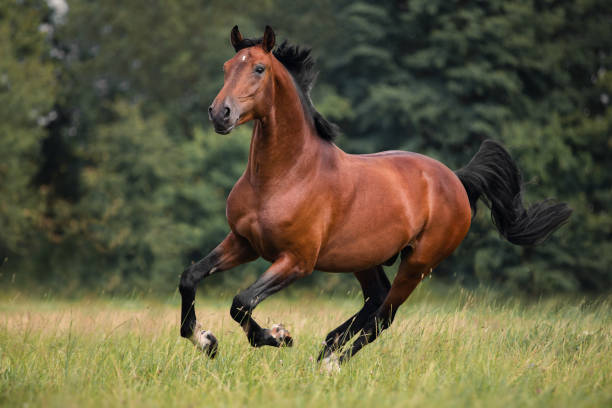
#> input picture NumPy/SVD/Approximation/horse.jpg, 612 x 408 px
$ python task.py
#> lines starting #> are read from the running program, lines starting #| are printed output that depends on the picture
from numpy import linalg
import numpy as np
import matplotlib.pyplot as plt

img = plt.imread('horse.jpg')
#> img is the input picture: shape (408, 612, 3); mean R, G, B 96, 90.6, 62.9

img_rescaled = img / 255

img_gray = img_rescaled @ [0.2126, 0.7152, 0.0722]
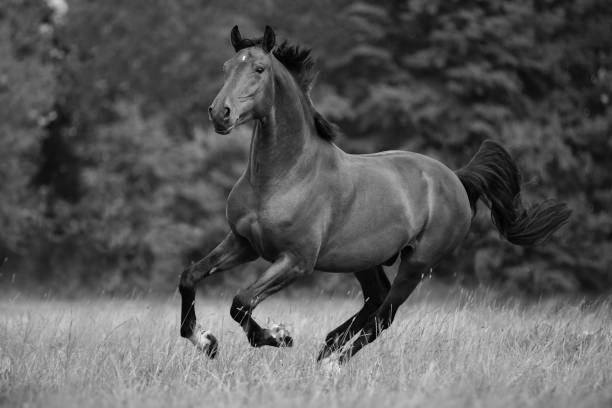
#> img_gray: shape (408, 612) float64; min 0, max 0.974, mean 0.352

U, s, Vt = linalg.svd(img_gray)
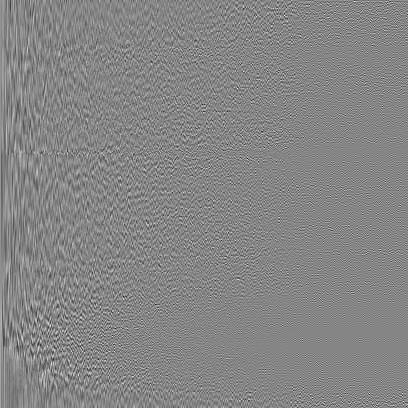
#> U: shape (408, 408) float64; min -0.339, max 0.308, mean 0.000124; drawn with min black and max white
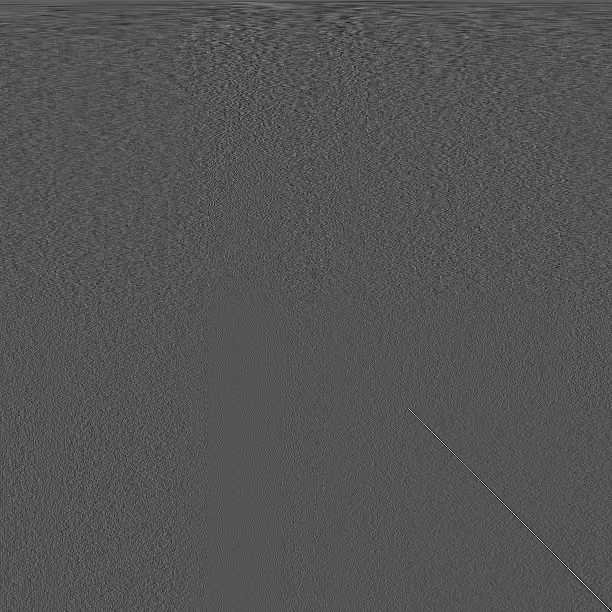
#> Vt: shape (612, 612) float64; min -0.267, max 0.542, mean 6.79e-05; drawn with min black and max white
#> s = 408 values, max 192 at index 0, min 0.00963 at index 407, mean 1.47

Sigma = np.zeros((U.shape[1], Vt.shape[0]))
np.fill_diagonal(Sigma, s)

k = 20
approx = U @ Sigma[:, :k] @ Vt[:k, :]
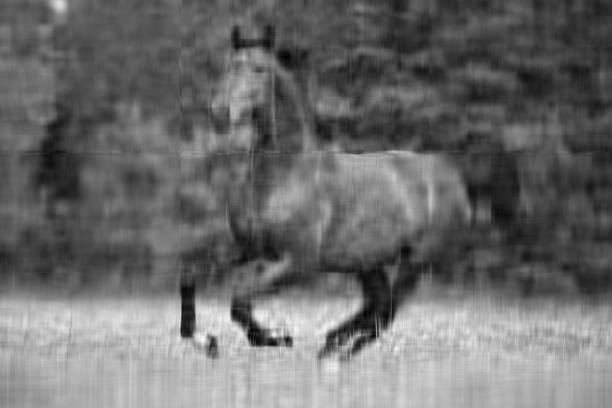
#> approx: shape (408, 612) float64; min -0.0416, max 0.885, mean 0.352; drawn with min black and max white

if __name__ == '__main__':
    plt.imshow(approx, cmap="gray")
    plt.show()
